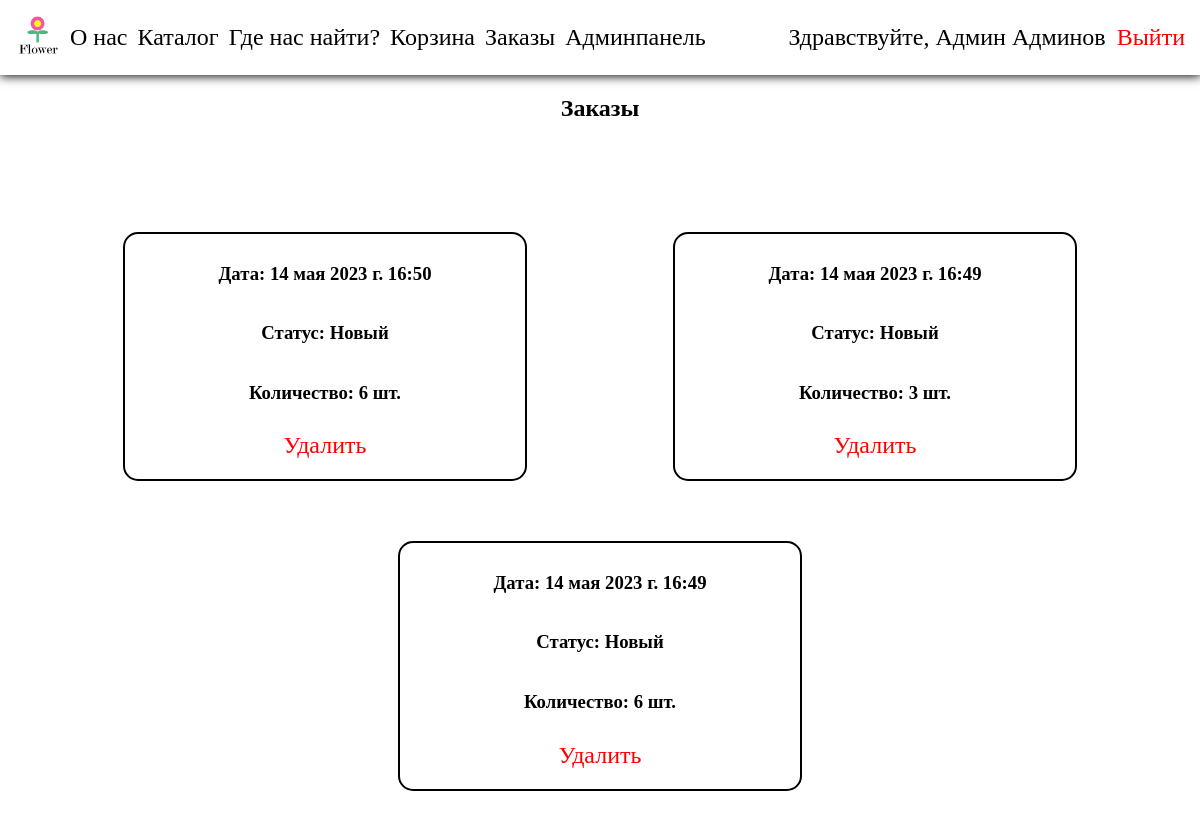
Page /orders (signed in) on the committed database.
### flowerSite/models.py (models this page shows, shortened)
class User(AbstractUser):
    username = models.CharField('Логин', max_length=150, unique=True, help_text='Обязательное поле. Только латиница, цифры и тире.', validators=[LoginValidator()], error_messages={'unique': _('Пользователь с таким именем уже существует'), })
    first_name = models.CharField(_('first_name'), max_length=150, validators=[NameValidator()])
    last_name = models.CharField(_('last_name'), max_length=150, validators=[NameValidator()])
    patronymic = models.CharField('Отчество', max_length=150, blank=True, validators=[NameValidator()])

class AbstractModel(models.Model):
    name = models.CharField(max_length=30, verbose_name='Название')
    objects = models.Manager()
    class Meta:
        abstract = True
    def __str__(self):
        return self.name

class Order(AbstractModel):
    name = None
    user = models.ForeignKey('User', on_delete=models.CASCADE, verbose_name='Пользователь')
    date_create = models.DateTimeField(verbose_name='Дата заказа', auto_now_add=True)
    status = models.ForeignKey('Status', on_delete=models.CASCADE, verbose_name='Статус', default=1)
    result = models.CharField(max_length=50, verbose_name='Причина отказа')
    @property
    def amount(self):
        return OrderProduct.objects.filter(order=self.pk).aggregate(Sum('amount'))['amount__sum']
    amount.fget.short_description = 'Количество'
    class Meta:
        verbose_name = 'Заказ'
        verbose_name_plural = 'Заказы'

class Status(AbstractModel):
    class Meta:
        verbose_name = 'Статус'
        verbose_name_plural = 'Статусы'

### flowerSite/views.py (the view)
# urls.py: path('orders', views.orders, name='orders'),
@login_required
def orders(req):
    orders = Order.objects.all().filter(user=req.user).order_by('-date_create')
    return render(req, 'orders.html', context={'orders': orders})

### flowerSite/templates/orders.html (shortened to what this page needs)
{% extends 'base.html' %}
{% load static %}
{% block content %}
  {% if orders %}
    <h2>Заказы</h2>
    <div class="outProducts outProd">
        {% for o in orders %}
        <div>
            <div class="product">
                <h3><label>Дата:</label> {{ o.date_create }}</h3>
                <h3><label>Статус:</label> {{ o.status }}{% if o.result %} ({{ o.result }}){% endif %}</h3>
                <h3><label>Количество:</label> {{ o.amount }} шт.</h3>
                {% if o.status.id == 1 %}<nav><a style="color: red; text-decoration: none;" href="{% url 'delete_order' o.id %}">Удалить</a></nav>{% endif %}
            </div>
        </div>
        {% endfor %}
    </div>
  {% else %}
    <h2>Нет заказов</h2>
  {% endif %}
{% endblock %}

### flowerSite/templates/base.html (shortened to what this page needs)
<!DOCTYPE html>
{% load static %}
<html lang="en">
<head>
    <link rel="stylesheet" href="{% static 'css/style.css' %}">
</head>
<body>
    <nav style="box-shadow: 0px 0.5px 10px 0.5px black;">
        <div class="menu">
            <img src="{% static 'logo.png' %}" alt="logo" width="55">
            <a href="{% url 'home' %}">О нас</a>
            <a href="{% url 'catalog' order='id' filter=0 %}">Каталог</a>
            <a href="{% url 'where' %}">Где нас найти?</a>
            {% if user.is_authenticated %}
            <a href="{% url 'cart' %}">Корзина</a>
            <a href="{% url 'orders' %}">Заказы</a>
            {% if user.is_superuser %}
            <a href="{% url 'admin:index' %}">Админпанель</a>
            {% endif %}
            {% endif %}
        </div>
        <div class="login_menu">
            {% if user.is_authenticated %}
            Здравствуйте, {{ user.first_name }} {{ user.last_name }}
            <a href="{% url 'logout' %}" style="color: red;">Выйти</a>
            {% else %}
            <a class="reg" href="{% url 'registration' %}">Регистрация</a>|<a class="reg" href="{% url 'login' %}">Войти</a>
            {% endif %}
        </div>
    </nav>
    <main>
        {% block content %}
        {% endblock %}
    </main>
</body>
</html>

### flowerSite/static/css/style.css (style rules this page uses)
body { margin: 0; }
nav { display: flex; justify-content: center; align-items: center; font-size: 1.5rem; background-color: white; padding: 10px; font-family: EkMukta; }
nav .menu { display: flex; flex-grow: 1; align-items: center; }
nav .menu > a, .login_menu > a { color: black; text-decoration: none; margin: 5px; }
h2 { text-align: center; }
.outProd { display: flex; justify-content: space-around; align-items: center; flex-wrap: wrap; flex-direction: row; border-radius: 15px; margin-top: 50px; margin-bottom: 20px; padding: 10px 50px; color: black; }
.product { display: flex; justify-content: space-around; flex-direction: column; align-items: center; border-radius: 15px; border: solid 2px black; margin-top: 50px; margin-bottom: 10px; padding: 10px 50px; width: 300px; color: black; }
.outProducts .product h3 { flex-grow: 1 }

### rows in the picture
User: first_name "Админ", last_name "Админов"
Order: date_create "14 мая 2023 г. 16:50", status "Новый", amount "6", shows "Удалить"
Order: date_create "14 мая 2023 г. 16:49", status "Новый", amount "3", shows "Удалить"
Order: date_create "14 мая 2023 г. 16:49", status "Новый", amount "6", shows "Удалить"
